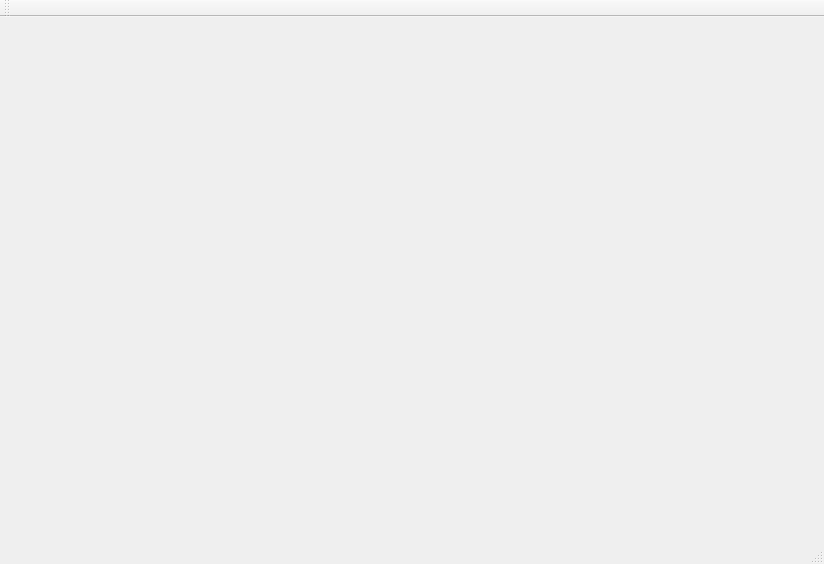
<?xml version="1.0" encoding="UTF-8"?>
<ui version="4.0">
 <class>MainWindow</class>
 <widget class="QMainWindow" name="MainWindow">
  <property name="geometry">
   <rect>
    <x>0</x>
    <y>0</y>
    <width>824</width>
    <height>564</height>
   </rect>
  </property>
  <property name="windowTitle">
   <string>MainWindow</string>
  </property>
  <widget class="QWidget" name="centralWidget"/>
  <widget class="QMenuBar" name="menuBar">
   <property name="geometry">
    <rect>
     <x>0</x>
     <y>0</y>
     <width>824</width>
     <height>21</height>
    </rect>
   </property>
  </widget>
  <widget class="QToolBar" name="mainToolBar">
   <attribute name="toolBarArea">
    <enum>TopToolBarArea</enum>
   </attribute>
   <attribute name="toolBarBreak">
    <bool>false</bool>
   </attribute>
  </widget>
  <widget class="QStatusBar" name="statusBar"/>
 </widget>
 <layoutdefault spacing="6" margin="11"/>
 <resources/>
 <connections/>
</ui>
